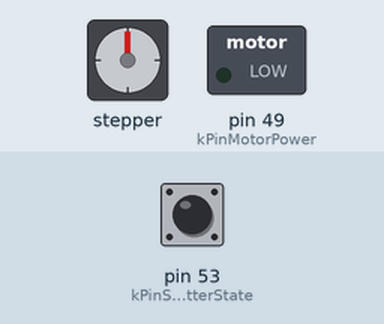
Simulated run of this sketch. Board: Arduino Mega 2560, built with avr-gcc and run on an emulated ATmega2560. On the bench: stepper motor, switched loads named in the sketch (green lamp = pin HIGH). Wiring (inferred from the names in the program): stepper motor (2048 steps per turn assumed): coils pin 31, pin 33, pin 35, pin 37. Inputs (shaded band) come from the test bench; at power-on: pin 53 (kPinShutterState) HIGH. Pins used as bus, display or sensor lines are not drawn.

Above: at 1.2 s.
1.3 s: pin 53 (kPinShutterState) driven LOW
At 2.1 s:
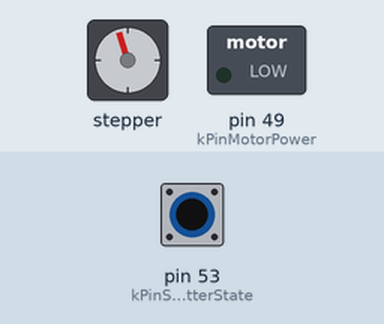
3.3 s: pin 53 (kPinShutterState) pulsed HIGH 5 times (0.12 s each, 0.3 s apart)
At 6.0 s:
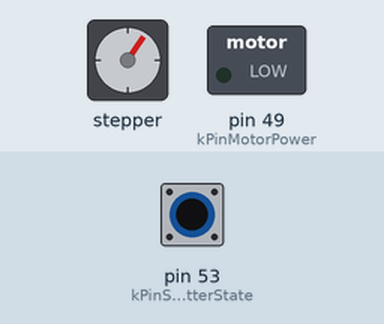
6.5 s: pin 53 (kPinShutterState) driven HIGH
At 8.4 s:
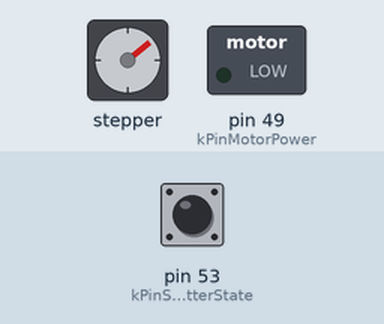
Timing chart, 0 to 9.9 s (numbered marks = the images above; inputs shaded):
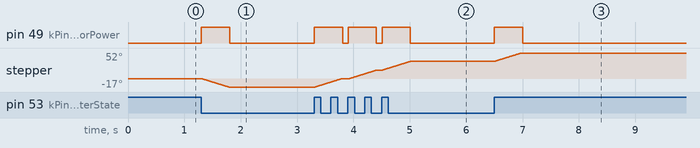

Measured:
- after the input at 1.3 s, pin 49 (kPinMotorPower): LOW → HIGH at once, → LOW 0.50 s later; stepper: turns 17° counter-clockwise in 0.46 s, starting at once
- after the input at 3.3 s, pin 49 (kPinMotorPower): alternates HIGH for 0.50 s and LOW for 0.10 s, 6 changes in all, then stays LOW, starting at once; stepper: turns 52° clockwise in 1.7 s, starting at once
- after the input at 6.5 s, pin 49 (kPinMotorPower): LOW → HIGH at once, → LOW 0.50 s later; stepper: turns 17° clockwise in 0.46 s, starting at once

The sketch:

Stepper_Motor_driver.ino
```cpp
/*
  Driver for NMB Technologies Stepper Motor
  Coil windings: Hybrid 4-phase
  This was written in Arduino 1.6.5,
  for an Arduino Mega 2560, 5V, 16MHz
  Daniel Gochnauer, 9/2/16

  List of functions (Table of contents)
   ------------------------------------
   void setup()
   void loop()

   As a rule, self made funtions are first letter capitalized,
   while self made variables are first letter lower case.
*/

//Mapping of coil phase -> color wire -> pin numbers
/*
    A  X  B
    | _|_ |
    |/   \|
       O
    |\_ _/|
    |  |  |
    D  Y  C

    A - Red
    X - Black
    B - Orange
    C - Yellow
    Y - White
    D - Blue
*/

//Designate "kPin" prefix for assigning Ardunio pins
const byte kPinPhaseA = 31;
const byte kPinPhaseB = 33;
const byte kPinPhaseC = 35;
const byte kPinPhaseD = 37;

const byte kPinMotorPower = 49;
const byte kPinShutterState = 53;
bool ShutterState = LOW;

//Ground both Black (X) and White (Y) pins

void setup() {
  //Initialize pin settings
  pinMode(kPinMotorPower, OUTPUT);
  digitalWrite(kPinMotorPower, LOW);
  pinMode(kPinPhaseA, OUTPUT);
  digitalWrite(kPinPhaseA, LOW);
  pinMode(kPinPhaseB, OUTPUT);
  digitalWrite(kPinPhaseB, LOW);
  pinMode(kPinPhaseC, OUTPUT);
  digitalWrite(kPinPhaseC, LOW);
  pinMode(kPinPhaseD, OUTPUT);
  digitalWrite(kPinPhaseD, LOW);
  pinMode(kPinShutterState, INPUT);

  //Energize Phase A coils
  digitalWrite(kPinPhaseA, HIGH);
  delay(20);
  digitalWrite(kPinPhaseA, LOW);

  //Store initial shutter state
  ShutterState = digitalRead(kPinShutterState);
}

void loop() {
  //
  if(ShutterState != digitalRead(kPinShutterState))
  {
    ShutterState = digitalRead(kPinShutterState);

    digitalWrite(kPinMotorPower, HIGH);
    if(ShutterState == HIGH)
    {

      for(int inc=0; inc<25; inc++)
      {
        digitalWrite(kPinPhaseB, HIGH);
        digitalWrite(kPinPhaseA, LOW);
        delay(5);
        digitalWrite(kPinPhaseC, HIGH);
        digitalWrite(kPinPhaseB, LOW);
        delay(5);
        digitalWrite(kPinPhaseD, HIGH);
        digitalWrite(kPinPhaseC, LOW);
        delay(5);
        digitalWrite(kPinPhaseA, HIGH);
        digitalWrite(kPinPhaseD, LOW);
        delay(5);
      }
    }
    if(ShutterState == LOW)
    {
      for(int inc=0; inc<25; inc++)
      {
        digitalWrite(kPinPhaseD, HIGH);
        digitalWrite(kPinPhaseA, LOW);
        delay(5);
        digitalWrite(kPinPhaseC, HIGH);
        digitalWrite(kPinPhaseD, LOW);
        delay(5);
        digitalWrite(kPinPhaseB, HIGH);
        digitalWrite(kPinPhaseC, LOW);
        delay(5);
        digitalWrite(kPinPhaseA, HIGH);
        digitalWrite(kPinPhaseB, LOW);
        delay(5);
      }
    }
    digitalWrite(kPinMotorPower, LOW);
    digitalWrite(kPinPhaseA, LOW);
  }

  ShutterState = digitalRead(kPinShutterState);
  delay(10);
}
```
